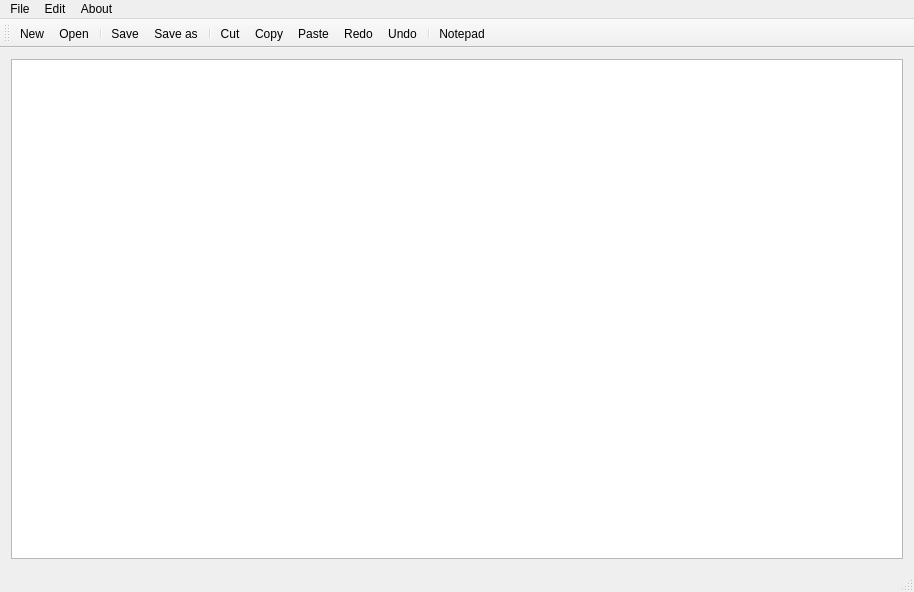
<?xml version="1.0" encoding="UTF-8"?>
<ui version="4.0">
 <class>MainWindow</class>
 <widget class="QMainWindow" name="MainWindow">
  <property name="geometry">
   <rect>
    <x>0</x>
    <y>0</y>
    <width>914</width>
    <height>592</height>
   </rect>
  </property>
  <property name="windowTitle">
   <string>MainWindow</string>
  </property>
  <widget class="QWidget" name="centralWidget">
   <layout class="QHBoxLayout" name="horizontalLayout">
    <item>
     <widget class="QTextEdit" name="textEdit"/>
    </item>
   </layout>
  </widget>
  <widget class="QMenuBar" name="menuBar">
   <property name="geometry">
    <rect>
     <x>0</x>
     <y>0</y>
     <width>914</width>
     <height>26</height>
    </rect>
   </property>
   <widget class="QMenu" name="menuFile">
    <property name="title">
     <string>File</string>
    </property>
    <addaction name="actionNew"/>
    <addaction name="actionOpen"/>
    <addaction name="separator"/>
    <addaction name="actionSave"/>
    <addaction name="actionSave_as"/>
   </widget>
   <widget class="QMenu" name="menuEdit">
    <property name="title">
     <string>Edit</string>
    </property>
    <addaction name="actionCut"/>
    <addaction name="actionCopy"/>
    <addaction name="actionPaste"/>
    <addaction name="separator"/>
    <addaction name="actionRedo"/>
    <addaction name="actionUndo"/>
    <addaction name="separator"/>
    <addaction name="actionFont"/>
    <addaction name="actionColor"/>
    <addaction name="actionBackground_Color"/>
    <addaction name="actionBackgroundcolor_textedit"/>
    <addaction name="separator"/>
    <addaction name="actionPrint"/>
   </widget>
   <widget class="QMenu" name="menuAbout">
    <property name="title">
     <string>About</string>
    </property>
    <addaction name="actionNotepad"/>
   </widget>
   <addaction name="menuFile"/>
   <addaction name="menuEdit"/>
   <addaction name="menuAbout"/>
  </widget>
  <widget class="QToolBar" name="mainToolBar">
   <attribute name="toolBarArea">
    <enum>TopToolBarArea</enum>
   </attribute>
   <attribute name="toolBarBreak">
    <bool>false</bool>
   </attribute>
   <addaction name="actionNew"/>
   <addaction name="actionOpen"/>
   <addaction name="separator"/>
   <addaction name="actionSave"/>
   <addaction name="actionSave_as"/>
   <addaction name="separator"/>
   <addaction name="actionCut"/>
   <addaction name="actionCopy"/>
   <addaction name="actionPaste"/>
   <addaction name="actionRedo"/>
   <addaction name="actionUndo"/>
   <addaction name="separator"/>
   <addaction name="actionNotepad"/>
  </widget>
  <widget class="QStatusBar" name="statusBar"/>
  <action name="actionNew">
   <property name="icon">
    <iconset resource="Resource.qrc">
     <normaloff>:/rec/icons/1151197.png</normaloff>:/rec/icons/1151197.png</iconset>
   </property>
   <property name="text">
    <string>New</string>
   </property>
  </action>
  <action name="actionOpen">
   <property name="icon">
    <iconset resource="Resource.qrc">
     <normaloff>:/rec/icons/images.jfif</normaloff>:/rec/icons/images.jfif</iconset>
   </property>
   <property name="text">
    <string>Open</string>
   </property>
  </action>
  <action name="actionSave">
   <property name="icon">
    <iconset resource="Resource.qrc">
     <normaloff>:/rec/icons/images (1).jfif</normaloff>:/rec/icons/images (1).jfif</iconset>
   </property>
   <property name="text">
    <string>Save</string>
   </property>
  </action>
  <action name="actionSave_as">
   <property name="icon">
    <iconset resource="Resource.qrc">
     <normaloff>:/rec/icons/images (2).jfif</normaloff>:/rec/icons/images (2).jfif</iconset>
   </property>
   <property name="text">
    <string>Save as</string>
   </property>
  </action>
  <action name="actionCut">
   <property name="icon">
    <iconset resource="Resource.qrc">
     <normaloff>:/rec/icons/382.png</normaloff>:/rec/icons/382.png</iconset>
   </property>
   <property name="text">
    <string>Cut</string>
   </property>
  </action>
  <action name="actionCopy">
   <property name="icon">
    <iconset resource="Resource.qrc">
     <normaloff>:/rec/icons/images (4).jfif</normaloff>:/rec/icons/images (4).jfif</iconset>
   </property>
   <property name="text">
    <string>Copy</string>
   </property>
  </action>
  <action name="actionPaste">
   <property name="icon">
    <iconset resource="Resource.qrc">
     <normaloff>:/rec/icons/images (5).jfif</normaloff>:/rec/icons/images (5).jfif</iconset>
   </property>
   <property name="text">
    <string>Paste</string>
   </property>
  </action>
  <action name="actionRedo">
   <property name="icon">
    <iconset resource="Resource.qrc">
     <normaloff>:/rec/icons/png-clipart-oxygen-refit-edit-redo-blue-arrow-icon-illustration-thumbnail.png</normaloff>:/rec/icons/png-clipart-oxygen-refit-edit-redo-blue-arrow-icon-illustration-thumbnail.png</iconset>
   </property>
   <property name="text">
    <string>Redo</string>
   </property>
  </action>
  <action name="actionUndo">
   <property name="icon">
    <iconset resource="Resource.qrc">
     <normaloff>:/rec/icons/images (3).jfif</normaloff>:/rec/icons/images (3).jfif</iconset>
   </property>
   <property name="text">
    <string>Undo</string>
   </property>
  </action>
  <action name="actionNotepad">
   <property name="icon">
    <iconset resource="Resource.qrc">
     <normaloff>:/rec/icons/information-icon-ual-blue-hq-vers-1-062311-png-10.png</normaloff>:/rec/icons/information-icon-ual-blue-hq-vers-1-062311-png-10.png</iconset>
   </property>
   <property name="text">
    <string>Notepad</string>
   </property>
  </action>
  <action name="actionFont">
   <property name="text">
    <string>font</string>
   </property>
  </action>
  <action name="actionColor">
   <property name="text">
    <string>Color</string>
   </property>
  </action>
  <action name="actionBackground_Color">
   <property name="text">
    <string>Background Color</string>
   </property>
  </action>
  <action name="actionBackgroundcolor_textedit">
   <property name="text">
    <string>Backgroundcolor textedit</string>
   </property>
  </action>
  <action name="actionPrint">
   <property name="text">
    <string>Print</string>
   </property>
  </action>
 </widget>
 <layoutdefault spacing="6" margin="11"/>
 <resources>
  <include location="Resource.qrc"/>
 </resources>
 <connections/>
</ui>
